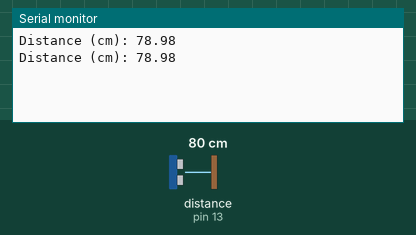
This sketch was run on a simulated Arduino Uno, built with avr-gcc and run on an emulated ATmega328P. On the bench: the last lines printed to the serial monitor. Wiring (inferred from the names in the program): ultrasonic range finder: trigger pin 12; echo pin 13. The test bench sets the inputs (shaded band); at power-on: distance to the obstacle (sensor on pin 13) 80 cm. The echo pulse lasts 58.3 µs per cm.

Above: at 1.8 s.
1.9 s: distance to the obstacle (sensor on pin 13) set to 2 cm
At 2.4 s:
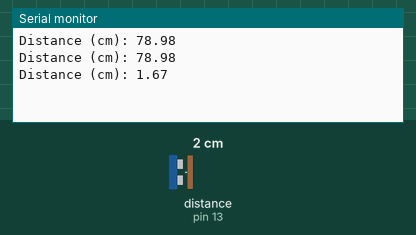
3.4 s: distance to the obstacle (sensor on pin 13) set to 4 cm
At 4.8 s:
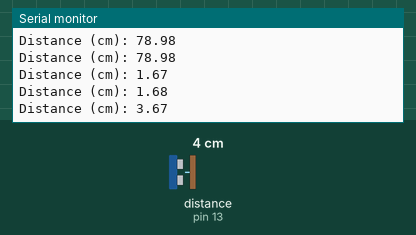
Timing chart, 0 to 6.4 s (numbered marks = the images above; inputs shaded):
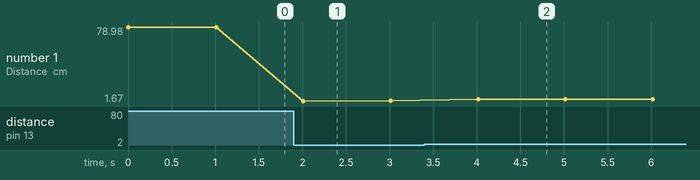

Measured:
- after the input at 1.9 s, the serial monitor: prints a new line after 0.11 s (image 1)
- after the input at 3.4 s, the serial monitor: prints a new line after 0.61 s (image 2)
- plotted number 1: 78.98 → 1.68 after the input at 1.9 s, 1.68 → 3.67 after the input at 3.4 s

The sketch:

Ultrasonic_sensor.ino
```cpp
const int trigPin = 12;
const int echoPin = 13;

long duration;
float distance;

void setup() {
  Serial.begin(9600); // Starts the serial communication
  pinMode(trigPin, OUTPUT); // Sets the trigPin as an Output
  pinMode(echoPin, INPUT); // Sets the echoPin as an Input
}

void loop() {
  // Clears the trigPin
  digitalWrite(trigPin, LOW);
  delayMicroseconds(2);
  // Sets the trigPin on HIGH state for 10 micro seconds
  digitalWrite(trigPin, HIGH);
  delayMicroseconds(10);
  digitalWrite(trigPin, LOW);

  // Reads the echoPin, returns the sound wave travel time in microseconds
  duration = pulseIn(echoPin, HIGH);

  // Calculate the distance
  distance = duration * 0.034/2;

  // Prints the distance on the Serial Monitor
  Serial.print("Distance (cm): ");
  Serial.println(distance);
  delay(1000);
}
```
